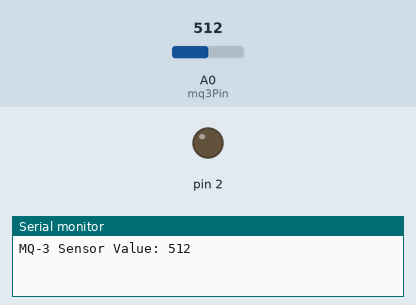
The sketch below on a simulated Arduino Uno, built with avr-gcc and run on an emulated ATmega328P. On the bench: output pins drawn as LEDs (lit = HIGH), the last lines printed to the serial monitor. The inputs (shaded band) are chosen by the test bench; at power-on: A0 (mq3Pin) = 512.

Above: at 0.1 s.
At 1.1 s:
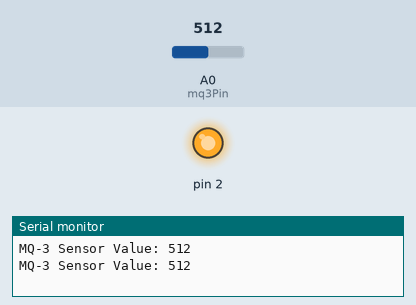
Timing chart, 0 to 2.6 s (numbered marks = the images above):
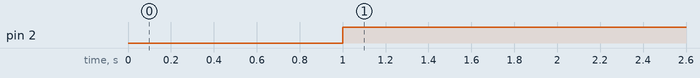

The sketch:

MQ3_test.ino
```cpp
const int mq3Pin = A0;
const int threshold = 180;
void setup() {
  Serial.begin(9600);
  pinMode(2,OUTPUT);
}

void loop() {
  int sensorValue = analogRead(mq3Pin);
  Serial.print("MQ-3 Sensor Value: ");
  Serial.println(sensorValue);
  delay(1000);
  if (sensorValue > threshold) {
    digitalWrite(2, HIGH);
  } else {
    digitalWrite(2, LOW);
  }
}
```

Measured:
- by itself, pin 2: LOW → HIGH at 1.0 s
